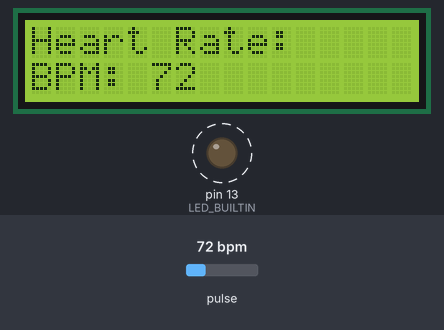
Simulated run of this sketch. Board: Arduino Uno, built with avr-gcc and run on an emulated ATmega328P. Parts: 16×2 character LCD, output pins drawn as LEDs (lit = HIGH). Dashed ring = blinking. The inputs (shaded band) are chosen by the test bench; at power-on: pulse 72 bpm. What the sketch prints to the serial monitor is not drawn.

Above: at 3.2 s.
3.3 s: pulse set to 130 bpm
At 3.97 s:
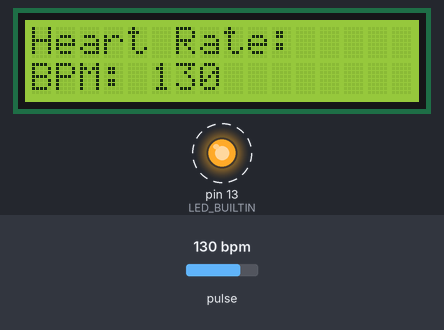
4.9 s: pulse set to 42 bpm
At 7.2 s:
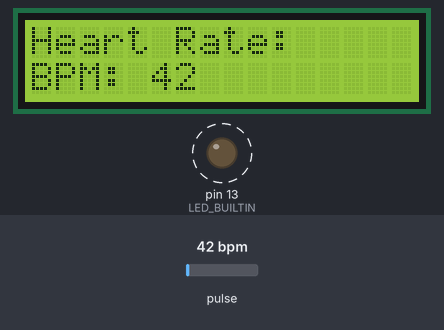
7.9 s: pulse set to 100 bpm
At 8.39 s:
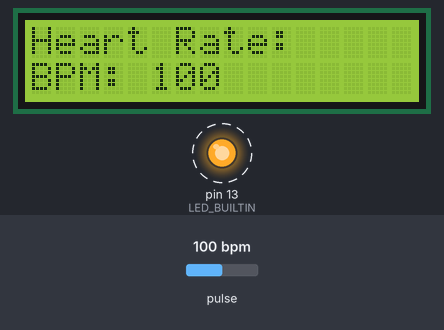
Timing chart, 0 to 15.8 s (numbered marks = the images above; inputs shaded):
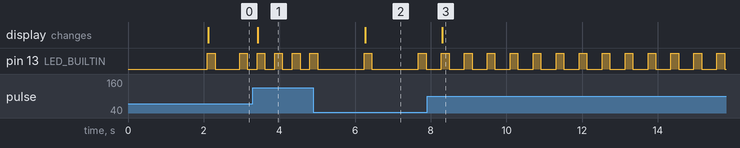

Measured:
- after the input at 3.3 s, pin 13 (LED_BUILTIN): alternates HIGH for 0.20 s and LOW for 0.26 s, starting after 0.11 s; the display: changes after 0.13 s (image 1)
- after the input at 4.9 s, pin 13 (LED_BUILTIN): alternates HIGH for 0.20 s and LOW for 1.2 s, starting after 1.3 s; the display: changes after 1.4 s (image 2)
- after the input at 7.9 s, pin 13 (LED_BUILTIN): alternates HIGH for 0.20 s and LOW for 0.40 s, starting after 0.38 s; the display: changes after 0.40 s (image 3)
- by itself, pin 13 (LED_BUILTIN): alternates HIGH for 0.20 s and LOW for 0.65 s

The sketch:

sensor.ino
```cpp
#include <PulseSensorPlayground.h>
#include <Wire.h>
#include <LiquidCrystal_I2C.h>
const int PulseWire = 0;
const int LED = LED_BUILTIN;
int Threshold = 512;

PulseSensorPlayground pulseSensor;
LiquidCrystal_I2C lcd(0x27, 16, 2);
void setup() {
 Serial.begin(115200);
 lcd.init(); // Initialize the LCD
 lcd.backlight(); // Turn on the backlight
 lcd.setCursor(0, 0);
 lcd.print("Initializing...");
 pulseSensor.analogInput(PulseWire);
 pulseSensor.blinkOnPulse(LED);
 pulseSensor.setThreshold(Threshold);
 if (pulseSensor.begin()) {
 Serial.println("PulseSensor initialized!");
 lcd.setCursor(0, 0);
 lcd.print("Pulse Sensor Ready");
 } else {
 Serial.println("PulseSensor initialization failed!");
 lcd.setCursor(0, 0);
 lcd.print("Sensor Error!");
 }
 delay(2000); // Display message for 2 seconds
 lcd.clear();
}
void loop() {
 if (pulseSensor.sawStartOfBeat()) {
 int myBPM = pulseSensor.getBeatsPerMinute();

 lcd.setCursor(0, 0);
 lcd.print("Heart Rate: "); // Clear previous data with spaces
 lcd.setCursor(0, 1);
 lcd.print("BPM: ");
 lcd.print(myBPM);
 lcd.print(" "); // Clear trailing digits
 }
 delay(20);
}
```
